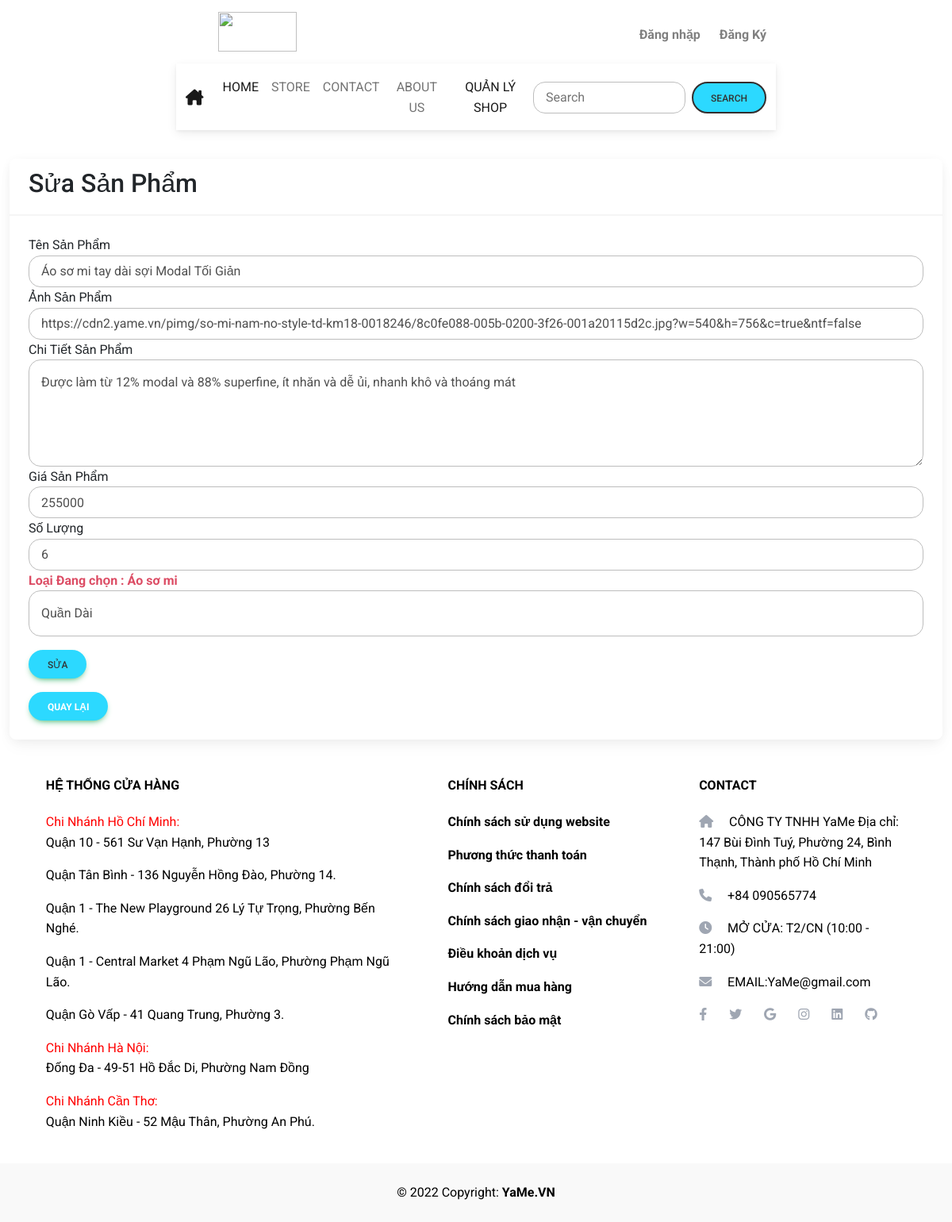
The app's page /DA_Nhom6_Web/admin/edit_product.php?id=1120 with its own data.
### tables this page shows
CREATE TABLE `sanpham` (
  `MaSp` int(10) NOT NULL,
  `TenSP` varchar(100) NOT NULL,
  `SoLuong` int(11) NOT NULL,
  `HinhAnh` varchar(250) NOT NULL,
  `ChiTiet` text NOT NULL,
  `DonGia` int(11) NOT NULL,
  `MaMau` int(10) UNSIGNED DEFAULT NULL,
  `MaLoai` int(10) UNSIGNED NOT NULL,
  `MaSize` int(10) UNSIGNED DEFAULT NULL
);

CREATE TABLE `loaisp` (
  `MaLoaiSP` int(10) UNSIGNED NOT NULL,
  `TenLoaiSP` varchar(30) NOT NULL
);

### DA_Nhom6_Web/class/Product.php (called while the page is built, shortened)
<?php
class Product
{
    public static function getAllCat($pdo)
    {
        $sql = "SELECT * FROM loaisp";
        $stmt = $pdo->prepare($sql);
        if ($stmt->execute()) {
            $product= $stmt->fetchAll(PDO::FETCH_ASSOC);
            $data = $product;
            return $data;
        }
    }
    public static function getOneByID3($pdo,$Masp)
    {
        $sql = "SELECT * FROM sanpham INNER JOIN Loaisp ON sanpham.MaLoai = Loaisp.MaLoaiSP WHERE sanpham.Masp=:Masp";
        $stmt = $pdo->prepare($sql);
        $stmt->bindValue(':Masp',$Masp, PDO::PARAM_INT);
        if ($stmt->execute()) {
            $product= $stmt->fetch(PDO::FETCH_ASSOC);
            $data = $product;
            return $data;
        }
    }
}

### DA_Nhom6_Web/admin/edit_product.php (the view, shortened to what this page needs)
<?php
$id = $_GET['id'];
require '../class/Database.php';
require '../class/Product.php';
$db = new Database();
$pdo = $db->getConnect();
if ($_SERVER['REQUEST_METHOD'] == 'POST') {
    $product = new Product();
    $ProductID = $_POST['ProductID'];
    $ProductName = $_POST['ProductName'];
    $Price = $_POST['Price'];
    $ProductImage = $_POST['ProductImage'];
    $Amount = $_POST['Amount'];
    $ChiTiet = $_POST['ChiTiet'];
    $MaLoai = $_POST['MaLoai'];
    if ($product->update($pdo,$ProductID,$ProductName,$Amount,$ProductImage,$ChiTiet,$Price,$MaLoai)) {
        header("Location: listproduct.php");
        exit();
    } else {
        echo "Có lỗi xảy ra khi cập nhật sản phẩm";
    }
}else {
    $product = Product::getOneByID3($pdo, $id);
}
?>
<?php include 'header.php'; ?>
<div class="container-fluid" style="margin-top: 25vh;">
    <div class="card">
        <div class="card-header">
            <h2>Sửa Sản Phẩm</h2>
        </div>
        <div class="card-body">
        <form method="POST" enctype="multipart/form-data">
                <div class="form-group">
                    <label for="">Tên Sản Phẩm</label>
                    <input type="text" name="ProductName" class="form-control" required
                        value="<?php echo $product['TenSP']; ?>" />
                </div>
                <div class="form-group">
                    <label for="">Ảnh Sản Phẩm</label>
                    <input type="text" name="ProductImage" class="form-control" required
                    value="<?php echo $product['HinhAnh']; ?>" />
                </div>
                <div class="form-group">
                    <label for="">Chi Tiết Sản Phẩm</label>
                    <textarea type="text" name="ChiTiet"  rows="4"class="form-control" required
                        value="<?php echo $product['ChiTiet']; ?>"><?php echo $product['ChiTiet']; ?></textarea>
                </div>
                <div class="form-group">
                    <label for="">Giá Sản Phẩm</label>
                    <input type="number" name="Price" class="form-control" required
                        value="<?php echo $product['DonGia']; ?>" /> <span class="text-danger fw-bold"></span>
                </div>
                <div class="form-group">
                    <label for="">Số Lượng</label>
                    <input type="number" name="Amount" class="form-control" required
                        value="<?php echo $product['SoLuong']; ?>" /> <span class="text-danger fw-bold"></span>
                </div>
            <div class="form-group">
                <label for=""><span class="text-danger fw-bold" value="<?= $product['MaLoaiSP'] ?>"> Loại Đang chọn : <?php echo $product['TenLoaiSP'] ?></span></label>
                <select class="form-control" name="MaLoai">
                    <?php
                    $Cats = Product::getAllCat($pdo);
                    foreach ($Cats as $Cat) {
                        echo "<option value='{$Cat['MaLoaiSP']}'>{$Cat['TenLoaiSP']} </option>";
                    }
                    ?>
                </select>
            </div>
            <button style="margin-top: 17px;" name="submit" class="btn btn-success" type="submit">Sửa</button>
        </form>
            <button style="margin-top: 17px;color:white;" name="sbm" class="btn btn-success"><a
                    href="../admin/listproduct.php" style="margin-top: 17px;color:white;">Quay lại</a></button>
        </div>
    </div>
</div>
<?php include 'footer.php'; ?>

### DA_Nhom6_Web/layout.css (style rules this page uses)
.form-control { border-radius: 15px; padding: 15px; }
input { height: 40px; }
.btn { border-radius: 20px; background-color: #2cd9ff; color: #333; }
a { color: #333; font-weight: bold; text-decoration: none; }
.card { transition: .25 ease-out; }

### records on screen
sanpham: ProductName "Áo sơ mi tay dài sợi Modal Tối Giản", ProductImage "https://cdn2.yame.vn/pimg/so-mi-nam-no-style-td-km18-0018246/8c0fe088-005b-0200-3f26-001a20115d2c.jpg?w=540&h=756&c=true&ntf=false", ChiTiet "Được làm từ 12% modal và 88% superfine, ít nhăn và dễ ủi, nhanh khô và thoáng mát", Price "255000", Amount "6", MaLoai.TenLoaiSP "Áo sơ mi"

### other values on screen
form field MaLoai "Quần Dài"
